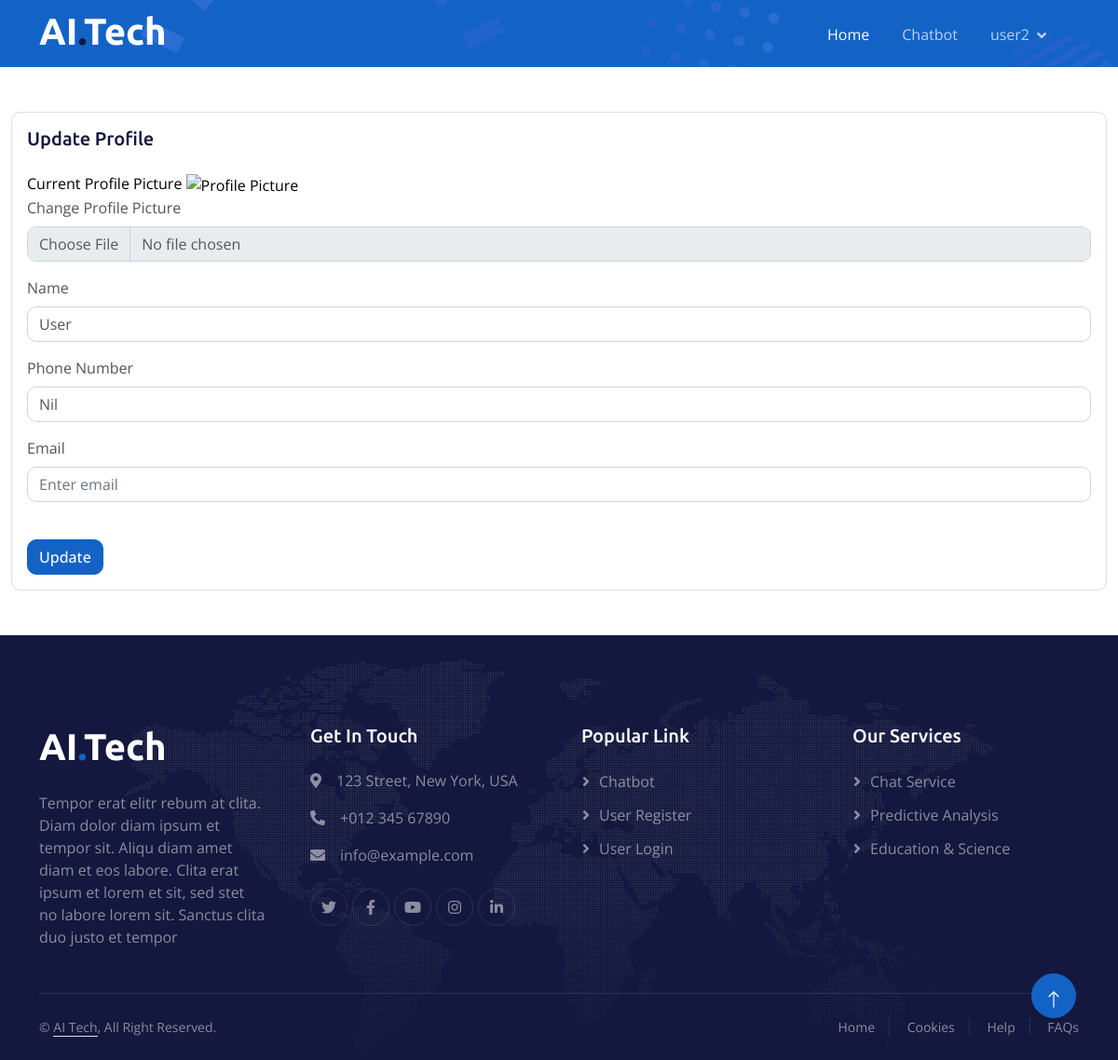
/user_profile (signed in), run on the app's committed database.
### chatbotapp/models.py (models this page shows)
class User(AbstractUser):
    name = models.CharField(max_length=100, default='User')
    mobile_number = models.CharField(max_length=20, default='Nil')
    profile_picture = models.ImageField(upload_to='profile_pictures', blank=True, null=True)
    @property
    def imageURL(self):
        try:
            url = self.profile_picture.url
        except:
            url = ''
        return  url
    def __str__(self):
        return self.username

### chatbotapp/views.py (the view)
# urls.py: path('user_profile', views.user_profile, name='user_profile'),
def user_profile(request):
    user = request.user
    if request.method == "POST":
        name = request.POST.get('name')
        mobile_number = request.POST.get('mobile_number')
        email = request.POST.get('email')
        new_profile_picture = request.FILES.get('profile_picture')
        user.name = name
        user.mobile_number = mobile_number
        user.email = email
        if new_profile_picture:
            user.profile_picture = new_profile_picture
        user.save()
        return redirect('user_profile')  # Replace 'profile-page' with the name of your profile page URL
    else:
        return render(request, 'user/user_profile.html', {'user': user})

### chatbotapp/templates/user/user_profile.html (shortened to what this page needs)
{% extends 'general/base.html' %}
{% load static %}
{% block content %}
<div class="container-fluid pt-5 bg-primary hero-header mb-5">
    <div class="container pt-4">
    </div>
</div>
<div class="container-fluid">
  <div class="card">
      <div class="card-body">
          <h5 class="card-title fw-semibold mb-4">Update Profile</h5>
          <form method="POST" enctype="multipart/form-data">
              <a href="{{ request.user.imageURL }}" target="_blank" style="color:black;">
                Current Profile Picture
                <img src="{{ request.user.imageURL }}" alt="Profile Picture" height="100px">
              </a>
              <br>
              <div class="mb-3">
                  <label for="image" class="form-label">Change Profile Picture</label>
                  <input type="file" class="form-control" id="image" name="profile_picture" accept="image/*">
              </div>
              <div class="mb-3">
                  <label for="serviceCenterName" class="form-label">Name</label>
                  <input type="text" class="form-control" id="serviceCenterName" name="name" placeholder="Enter service center name" value="{{ user.name }}">
              </div>
              <div class="mb-3">
                  <label for="phoneNumber" class="form-label">Phone Number</label>
                  <input type="tel" class="form-control" id="phoneNumber" name="mobile_number" placeholder="Enter phone number" value="{{ user.mobile_number }}">
              </div>
              <div class="mb-3">
                  <label for="email" class="form-label">Email</label>
                  <input type="email" class="form-control" id="email" name="email" placeholder="Enter email" value="{{ user.email }}">
              </div>
              <br>
              <button type="submit" class="btn btn-primary">Update</button>
          </form>
      </div>
  </div>
</div>
<br>
<br>
{% endblock %}

### chatbotapp/templates/general/base.html (shortened to what this page needs)
<!DOCTYPE html>
{% load static %}
<html lang="en">
<head>
    <link href="https://cdnjs.cloudflare.com/ajax/libs/font-awesome/5.10.0/css/all.min.css" rel="stylesheet">
    <link href="https://cdn.jsdelivr.net/npm/bootstrap-icons@1.4.1/font/bootstrap-icons.css" rel="stylesheet">
    <link href="{% static 'lib/animate/animate.min.css' %}" rel="stylesheet">
    <link href="{% static 'lib/owlcarousel/assets/owl.carousel.min.css' %}" rel="stylesheet">
    <link href="{% static 'css/bootstrap.min.css' %}" rel="stylesheet">
    <link href="{% static 'css/style.css' %}" rel="stylesheet">
</head>
<body>
    {% if request.user.is_authenticated %}
    <div class="container-fluid sticky-top">
        <div class="container">
            <nav class="navbar navbar-expand-lg navbar-dark p-0">
                <a href="{% url 'index' %}" class="navbar-brand">
                    <h1 class="text-white">AI<span class="text-dark">.</span>Tech</h1>
                </a>
                <div class="collapse navbar-collapse" id="navbarCollapse">
                    <div class="navbar-nav ms-auto">
                        <a href="{% url 'index' %}" class="nav-item nav-link active">Home</a>
                        <a href="{% url 'chatbot' %}" class="nav-item nav-link">Chatbot</a>
                        <div class="nav-item dropdown">
                            <a href="#" class="nav-link dropdown-toggle" data-bs-toggle="dropdown">{{request.user}}</a>
                        </div>
                    </div>
                </div>
            </nav>
        </div>
    </div>
    {% endif %}
    {% block content %}
    {% endblock %}
    <div class="container-fluid bg-dark text-white-50 footer pt-5">
        <div class="container py-5">
            <div class="row g-5">
                <div class="col-md-6 col-lg-3 wow fadeIn" data-wow-delay="0.1s">
                    <a href="index.html" class="d-inline-block mb-3">
                        <h1 class="text-white">AI<span class="text-primary">.</span>Tech</h1>
                    </a>
                    <p class="mb-0">Tempor erat elitr rebum at clita. Diam dolor diam ipsum et tempor sit. Aliqu diam
                        amet diam et eos labore. Clita erat ipsum et lorem et sit, sed stet no labore lorem sit. Sanctus
                        clita duo justo et tempor</p>
                </div>
                <div class="col-md-6 col-lg-3 wow fadeIn" data-wow-delay="0.3s">
                    <h5 class="text-white mb-4">Get In Touch</h5>
                    <p><i class="fa fa-map-marker-alt me-3"></i>123 Street, New York, USA</p>
                    <p><i class="fa fa-phone-alt me-3"></i>+012 345 67890</p>
                    <p><i class="fa fa-envelope me-3"></i>info@example.com</p>
                    <div class="d-flex pt-2">
                        <a class="btn btn-outline-light btn-social" href=""><i class="fab fa-twitter"></i></a>
                        <a class="btn btn-outline-light btn-social" href=""><i class="fab fa-facebook-f"></i></a>
                        <a class="btn btn-outline-light btn-social" href=""><i class="fab fa-youtube"></i></a>
                        <a class="btn btn-outline-light btn-social" href=""><i class="fab fa-instagram"></i></a>
                        <a class="btn btn-outline-light btn-social" href=""><i class="fab fa-linkedin-in"></i></a>
                    </div>
                </div>
                <div class="col-md-6 col-lg-3 wow fadeIn" data-wow-delay="0.5s">
                    <h5 class="text-white mb-4">Popular Link</h5>
                    <a class="btn btn-link" href="">Chatbot</a>
                    <a class="btn btn-link" href="">User Register</a>
                    <a class="btn btn-link" href="">User Login</a>
                </div>
                <div class="col-md-6 col-lg-3 wow fadeIn" data-wow-delay="0.7s">
                    <h5 class="text-white mb-4">Our Services</h5>
                    <a class="btn btn-link" href="">Chat Service</a>
                    <a class="btn btn-link" href="">Predictive Analysis</a>
                    <a class="btn btn-link" href="">Education & Science</a>
                </div>
            </div>
        </div>
        <div class="container wow fadeIn" data-wow-delay="0.1s">
            <div class="copyright">
                <div class="row">
                    <div class="col-md-6 text-center text-md-start mb-3 mb-md-0">
                        &copy; <a class="border-bottom" href="#">AI Tech</a>, All Right Reserved.</a>
                    </div>
                    <div class="col-md-6 text-center text-md-end">
                        <div class="footer-menu">
                            <a href="">Home</a>
                            <a href="">Cookies</a>
                            <a href="">Help</a>
                            <a href="">FAQs</a>
                        </div>
                    </div>
                </div>
            </div>
        </div>
    </div>
    <a href="#" class="btn btn-lg btn-primary btn-lg-square back-to-top pt-2"><i class="bi bi-arrow-up"></i></a>
</body>
</html>

### static/css/style.css (style rules this page uses)
:root { --primary: #1363C6; --secondary: #15ACE1; --light: #F4F7FE; --dark: #14183E; }
.back-to-top { position: fixed; display: none; right: 45px; bottom: 45px; z-index: 99; }
h1, h2, h3, .fw-bold { font-weight: 700 !important; }
h4, h5, h6, .fw-medium { font-weight: 500 !important; }
.btn { font-weight: 500; transition: .5s; }
.btn-lg-square { width: 48px; height: 48px; }
.btn-square, .btn-sm-square, .btn-lg-square { padding: 0; display: flex; align-items: center; justify-content: center; font-weight: normal; border-radius: 50px; }
.sticky-top { top: -150px; transition: .5s; }
.navbar { padding: 11px 0 !important; height: 75px; }
.navbar .navbar-nav .nav-link { margin-right: 35px; padding: 0; color: rgba(255, 255, 255, .7); outline: none; }
.navbar .navbar-nav .nav-link:hover, .navbar .navbar-nav .nav-link.active { color: rgba(255, 255, 255, 1); }
.navbar .dropdown-toggle::after { border: none; content: "\f107"; font-family: "Font Awesome 5 Free"; font-weight: 900; vertical-align: middle; margin-left: 8px; }
.hero-header { margin-top: -75px; background: url(../img/bg-hero.png) center center no-repeat; background-size: cover; }
.footer { background: url(../img/footer.png) center center no-repeat; background-size: contain; }
.footer .btn.btn-social { margin-right: 5px; width: 40px; height: 40px; display: flex; align-items: center; justify-content: center; color: rgba(255,255,255,.5); border: 1px solid rgba(256, 256, 256, .1); border-radius: 40px; transition: .3s; }
.footer .btn.btn-link { display: block; margin-bottom: 10px; padding: 0; text-align: left; color: rgba(255,255,255,.5); font-weight: normal; transition: .3s; }
.footer .btn.btn-link::before { position: relative; content: "\f105"; font-family: "Font Awesome 5 Free"; font-weight: 900; margin-right: 10px; }
.footer .copyright { padding: 25px 0; font-size: 14px; border-top: 1px solid rgba(256, 256, 256, .1); }
.footer .copyright a { color: rgba(255,255,255,.5); }
.footer .footer-menu a { margin-right: 15px; padding-right: 15px; border-right: 1px solid rgba(255, 255, 255, .1); }
.footer .footer-menu a:last-child { margin-right: 0; padding-right: 0; border-right: none; }

### data on the page
User: user "user2", name "User", mobile_number "Nil"
